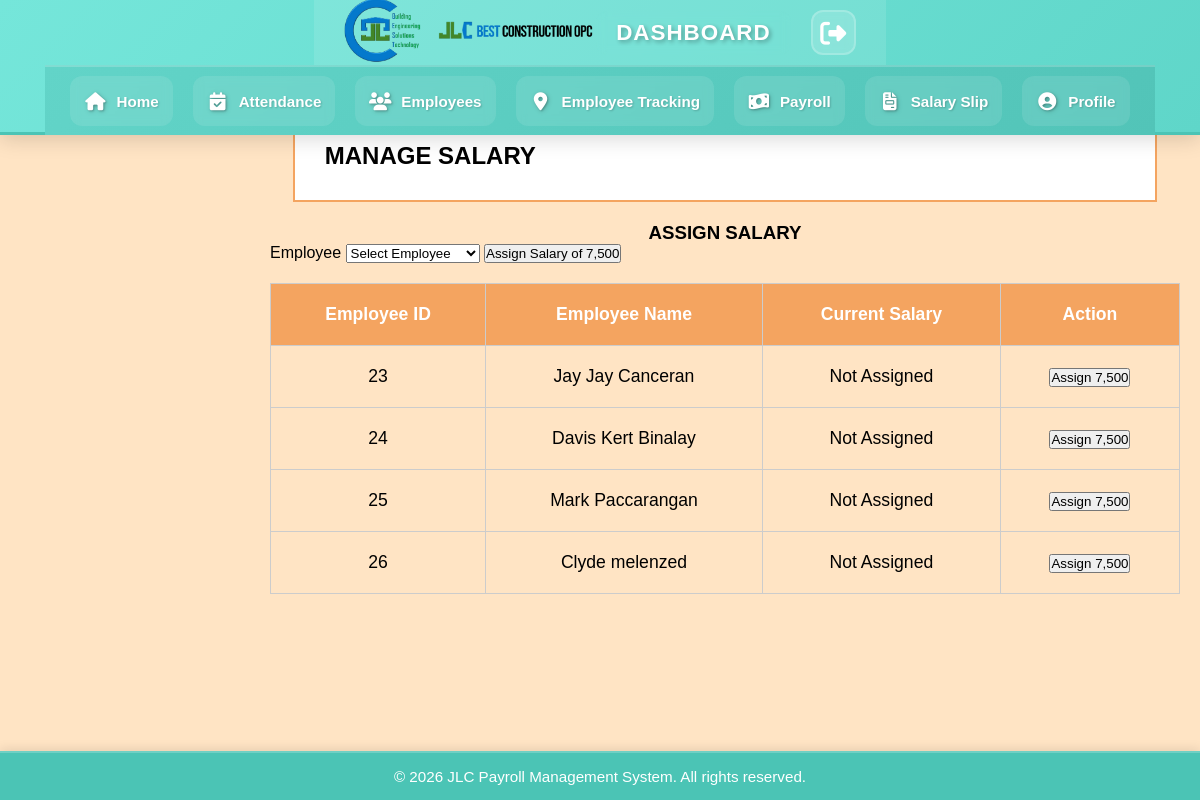
Before: /manageSalary.php (signed in) with the older database file.
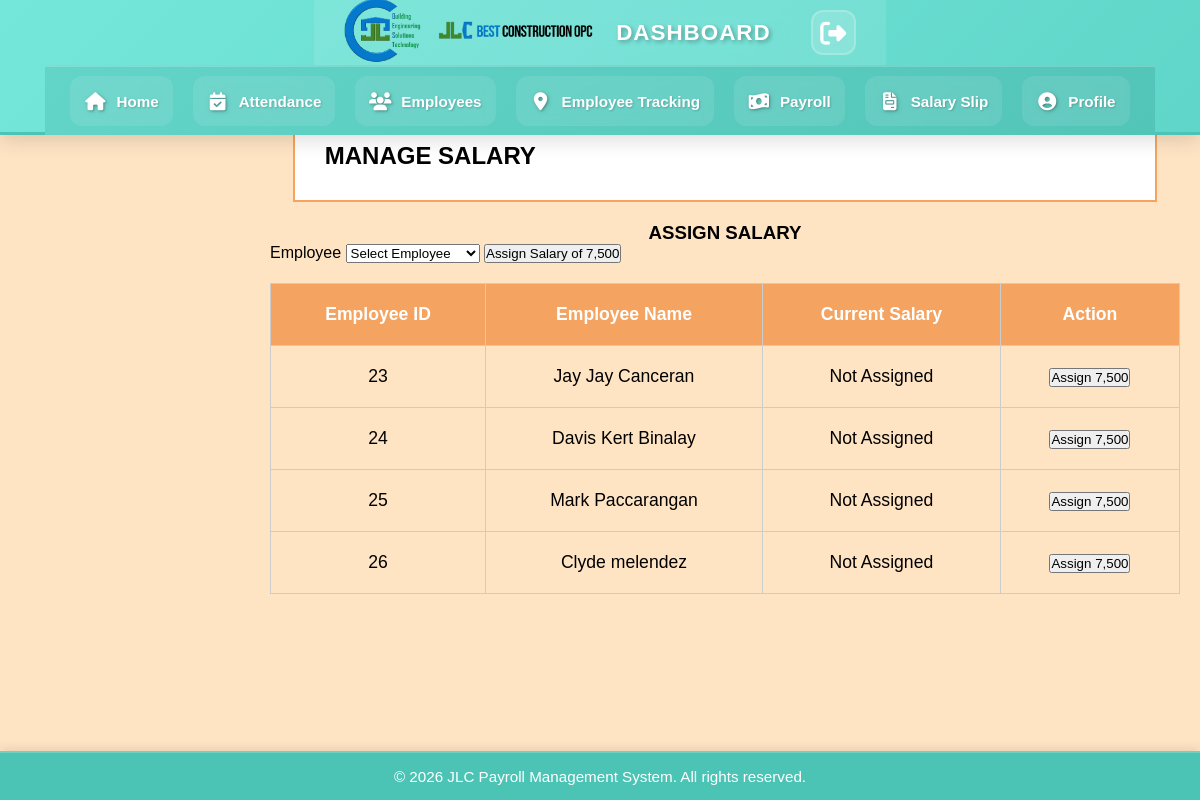
After: the same page with the newer database file.
### tables this page shows
CREATE TABLE `employees` (
  `id` int(11) NOT NULL,
  `first_name` varchar(100) DEFAULT NULL,
  `middle_name` varchar(100) DEFAULT NULL,
  `last_name` varchar(100) DEFAULT NULL,
  `address` text DEFAULT NULL,
  `contact_num` varchar(15) DEFAULT NULL,
  `position` varchar(50) DEFAULT NULL,
  `email` varchar(100) DEFAULT NULL,
  `gender` varchar(10) DEFAULT NULL,
  `civil_status` varchar(20) DEFAULT NULL,
  `date_hired` date DEFAULT NULL,
  `monthly_salary` decimal(10,2) DEFAULT NULL,
  `dob` date DEFAULT NULL,
  `salary` int(11) NOT NULL,
  `net_salary` int(50) NOT NULL,
  `is_archived` tinyint(1) DEFAULT 0,
  `is_active` tinyint(1) DEFAULT 1,
  `status` enum('active','disabled') DEFAULT 'active',
  `sss_number` varchar(50) DEFAULT NULL,
  `pagibig_number` varchar(50) DEFAULT NULL,
  `tin_number` varchar(50) DEFAULT NULL,
  `philhealth_number` varchar(50) DEFAULT NULL,
  `site_id` int(11) DEFAULT NULL
);

### check_access.php (called while the page is built, shortened)
<?php
$page_access = [
    'home.php' => ['admin', 'ceo', 'user'],
    'attendance.php' => ['admin', 'ceo', 'user'],
    'employee.php' => ['admin', 'ceo', 'user'],
    'site_monitoring.php' => ['admin', 'ceo', 'user'],
    'user.php' => ['admin', 'ceo', 'user'],
    'deductionList.php' => ['admin'],
    'payrollList.php' => ['admin'],
    'salarySlip.php' => ['admin'],
    'deduction.php' => ['admin'],
    'payroll.php' => ['admin'],
    'reports.php' => ['admin', 'ceo'],
    'generate_report.php' => ['admin', 'ceo'],
    'add_attendance.php' => ['admin', 'ceo', 'user'],
    'get_attendance.php' => ['admin', 'ceo', 'user'],
    'check_attendance.php' => ['admin', 'ceo', 'user'],
    'get_site_employees.php' => ['admin', 'ceo', 'user'],
    'get_available_employees.php' => ['admin', 'ceo', 'user'],
    'logout.php' => ['admin', 'ceo', 'user'],
];
function checkPageAccess($page) {
    global $page_access;
    $role = $_SESSION['role'] ?? 'user';
    return in_array($role, $page_access[$page]);
}
?>

### manageSalary.php (the view, shortened to what this page needs)
<?php
include 'connection.php';
?>
<!DOCTYPE html>
<html lang="en">
<head>
    <link rel="stylesheet" href="./assets/css/deduction.css">
</head>
<body>
 <?php include_once("./includes/header.php"); ?>
<main class="content">
    <div class="deduction-box">MANAGE SALARY</div>
    <div class="salary-form">
        <h3 style="text-align: center;">ASSIGN SALARY</h3>
        <form method="POST" action="manageSalary.php">
            <label for="employee-id">Employee</label>
            <select id="employee-id" name="employee_id" required>
                <option value="">Select Employee</option>
            </select>
            <button type="submit" name="assign_salary">Assign Salary of 7,500</button>
        </form>
    </div>
    <table class="deduction-table">
        <thead>
            <tr>
                <th>Employee ID</th>
                <th>Employee Name</th>
                <th>Current Salary</th>
                <th>Action</th>
            </tr>
        </thead>
        <tbody>
            <?php
            $query = "SELECT id, first_name, last_name, salary FROM employees WHERE salary IS NULL OR salary = 0";
            $result = $conn->query($query);
            while ($row = $result->fetch_assoc()) {
                echo "<tr>
                        <td>{$row['id']}</td>
                        <td>{$row['first_name']} {$row['last_name']}</td>
                        <td>Not Assigned</td>
                        <td>
                            <form method='POST' action='manageSalary.php'>
                                <input type='hidden' name='employee_id' value='{$row['id']}'>
                                <button type='submit' name='assign_salary'>Assign 7,500</button>
                            </form>
                        </td>
                    </tr>";
            }
            ?>
        </tbody>
    </table>
</main>
 <?php include_once("./includes/footer.php"); ?>
</body>
</html>

### includes/header.php (shortened to what this page needs)
<?php
$current_page = basename($_SERVER['PHP_SELF']);
include_once("check_access.php");
$page_titles = [
    'home.php' => 'HOME',
    'attendance.php' => 'ATTENDANCE',
    'employee.php' => 'EMPLOYEE LIST',
    'site_monitoring.php' => 'EMPLOYEE TRACKING',
    'payrollList.php' => 'PAYROLL',
    'salarySlip.php' => 'SALARY SLIP',
    'user.php' => 'PROFILE'
];
$page_title = isset($page_titles[$current_page]) ? $page_titles[$current_page] : '';
?>
<!DOCTYPE html>
<html lang="en">
<head>
    <link rel="stylesheet" href="https://cdnjs.cloudflare.com/ajax/libs/font-awesome/6.4.0/css/all.min.css">
</head>
<body>
    <header class="header">
        <div class="header-top">
            <div class="header-logo-container">
                <div class="header-logo">
                    <img src="assets/images/header_logo.png" alt="Main Logo">
                </div>
                <div class="header-logo2">
                    <img src="assets/images/header_logo2.png" alt="Secondary Logo">
                </div>
            </div>
            <div class="header-right">
                <span class="current-page-text"><?php echo $page_title ?: 'DASHBOARD'; ?></span>
                <a href="#" class="logout-icon" onclick="showLogoutConfirmation(event)">
                    <i class="fas fa-sign-out-alt"></i>
                </a>
            </div>
        </div>
        <nav class="header-nav">
            <ul class="nav-menu">
                <?php if (function_exists('checkPageAccess') && checkPageAccess('home.php')): ?>
                <li class="<?php echo ($current_page == 'home.php') ? 'active' : ''; ?>">
                    <a href="home.php">
                        <i class="fas fa-home"></i>
                        <span>Home</span>
                    </a>
                </li>
                <?php endif; ?>
                <?php if (function_exists('checkPageAccess') && checkPageAccess('attendance.php')): ?>
                <li class="<?php echo ($current_page == 'attendance.php') ? 'active' : ''; ?>">
                    <a href="attendance.php">
                        <i class="fas fa-calendar-check"></i>
                        <span>Attendance</span>
                    </a>
                </li>
                <?php endif; ?>
                <?php if (function_exists('checkPageAccess') && checkPageAccess('employee.php')): ?>
                <li class="<?php echo ($current_page == 'employee.php') ? 'active' : ''; ?>">
                    <a href="employee.php">
                        <i class="fas fa-users"></i>
                        <span>Employees</span>
                    </a>
                </li>
                <?php endif; ?>
                <?php if (function_exists('checkPageAccess') && checkPageAccess('site_monitoring.php')): ?>
                <li class="<?php echo ($current_page == 'site_monitoring.php') ? 'active' : ''; ?>">
                    <a href="site_monitoring.php">
                        <i class="fas fa-map-marker-alt"></i>
                        <span>Employee Tracking</span>
                    </a>
                </li>
                <?php endif; ?>
                <?php if ($role === 'admin' || $role === 'ceo'): ?>
                <li class="<?php echo ($current_page == 'payrollList.php') ? 'active' : ''; ?>">
                    <a href="payrollList.php">
                        <i class="fas fa-money-bill-wave"></i>
                        <span>Payroll</span>
                    </a>
                </li>
                <?php endif; ?>
                <?php if ($role === 'admin' || $role === 'ceo'): ?>
                <li class="<?php echo ($current_page == 'salarySlip.php') ? 'active' : ''; ?>">
                    <a href="salarySlip.php">
                        <i class="fas fa-file-invoice"></i>
                        <span>Salary Slip</span>
                    </a>
                </li>
                <?php endif; ?>
                <li class="<?php echo ($current_page == 'user.php') ? 'active' : ''; ?>">
                    <a href="user.php">
                        <i class="fas fa-user-circle"></i>
                        <span>Profile</span>
                    </a>
                </li>
            </ul>
        </nav>
    </header>
</body>
</html>

### includes/footer.php (shortened to what this page needs)
<footer class="footer">
    © 2026 JLC Payroll Management System. All rights reserved.
</footer>

### deduction.css (style rules this page uses)
* { margin: 0; padding: 0; box-sizing: border-box; }
html, body { font-family: Arial, sans-serif; height: 100%; background-color: #ffe4c4; overflow: hidden; }
body { display: flex; flex-direction: column; }
.header { width: 100%; height: 90px; display: flex; justify-content: space-between; align-items: center; background-color: #fff3e0; padding: 0 20px; position: fixed; top: 0; z-index: 1; box-shadow: 0px 2px 4px rgba(0, 0, 0, 0.1); }
.content { margin-left: 250px; margin-top: 90px; padding: 20px; width: calc(100% - 250px); height: calc(100vh - 90px); overflow-y: auto; }
.deduction-box { background-color: #ffffff; padding: 30px; border: 2px solid #f4a460; margin: 0 auto 20px auto; font-size: 1.5rem; font-weight: bold; width: 95%; }
.deduction-table { width: 100%; border-collapse: collapse; margin-top: 20px; }
.deduction-table th, .deduction-table td { border: 1px solid #ccc; padding: 20px; text-align: center; font-size: 1.1rem; }
.deduction-table th { background-color: #f4a460; color: white; }

### includes/footer.php (style rules this page uses)
.footer { position: fixed; bottom: 0; left: 0; width: 100%; text-align: center; padding: 15px 20px; background-color: #4bc4b5; color: #ffffff; font-size: 0.95rem; border-top: 2px solid rgba(255, 255, 255, 0.2); z-index: 900; box-shadow: 0 -2px 10px rgba(0, 0, 0, 0.1); }

Changed rows visible on the page:
changed employees "Clyde": last_name "melenzed" → "melendez"
